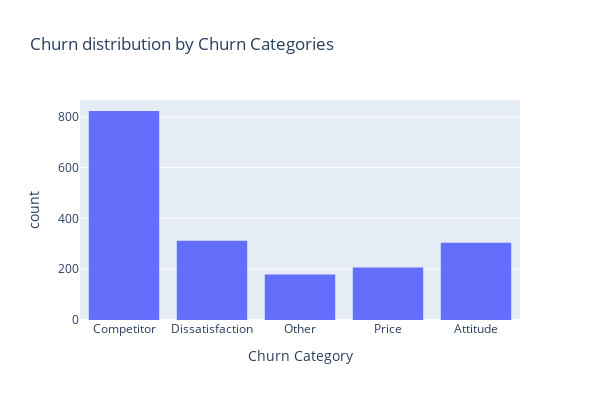

Notebook source saved alongside this figure:
### Code cell
# Churn Category Breakdown
px.histogram(
    df[df["Customer Status"]=="Churned"], 
    x="Churn Category",
    title="Churn distribution by Churn Categories",
    width=600,
    height=400
)

### Figure 1 — Plotly figure (JSON) as saved in the notebook; plotly's stock layout.template omitted (floating-point values rounded to 4 significant figures; data arrays with more than 128 entries replaced by an {"elided": "..."} marker saying what was removed)
{"data": [{"bingroup": "x", "hovertemplate": "Churn Category=%{x}<br>count=%{y}<extra></extra>", "legendgroup": "", "marker": {"color": "#636efa", "pattern": {"shape": ""}}, "name": "", "orientation": "v", "showlegend": false, "type": "histogram", "x": {"elided": "1825 str values"}, "xaxis": "x", "yaxis": "y"}], "layout": {"barmode": "relative", "height": 400, "legend": {"tracegroupgap": 0}, "title": {"text": "Churn distribution by Churn Categories"}, "width": 600, "xaxis": {"anchor": "y", "domain": [0, 1], "title": {"text": "Churn Category"}}, "yaxis": {"anchor": "x", "domain": [0, 1], "title": {"text": "count"}}}}
